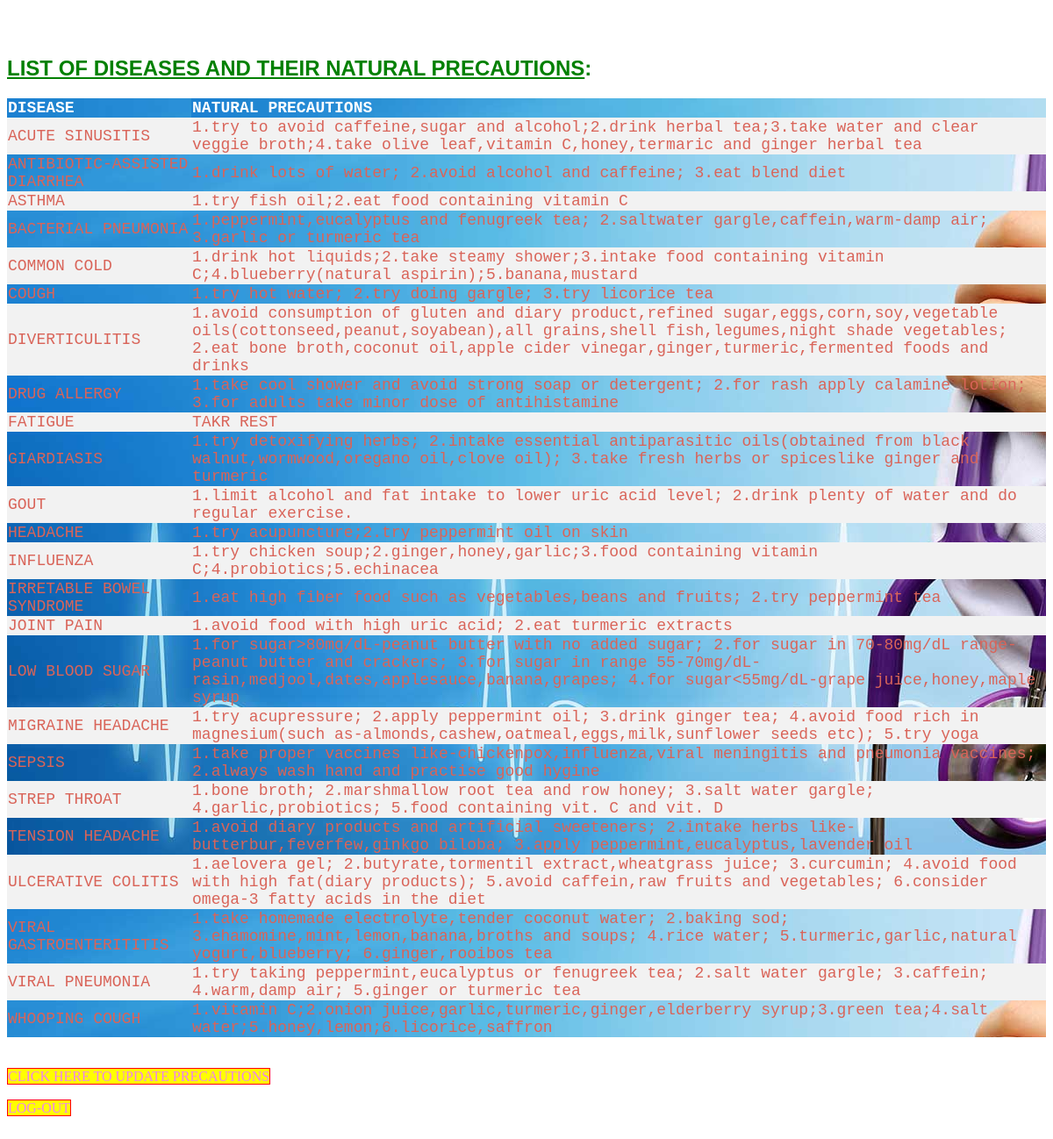
Screenshot of /precaution_details.php with the database file from the repository.
### tables this page shows
CREATE TABLE IF NOT EXISTS `precautions` (
  `sl_no` int(11) NOT NULL,
  `disease` varchar(100) NOT NULL,
  `natural_precautions` varchar(1000) NOT NULL,
  PRIMARY KEY (`sl_no`)
);

### precaution_details.php (the view, shortened to what this page needs)
<html>
<head>
</head>
<h2></br></br><u>LIST OF DISEASES AND THEIR NATURAL PRECAUTIONS</u>:</h2>
<body>
<table>
<tr>
<th>DISEASE</th>
<th>NATURAL PRECAUTIONS</th>
</tr>
<?php
$host="localhost";
$dbUsername="root";
$dbPassword="";
$dbname="disease";
$conn=new mysqli($host,$dbUsername,$dbPassword,$dbname);
$sql="Select disease,natural_precautions from precautions order by disease asc";
$result=$conn->query($sql);
if($result->num_rows > 0){
	while($row=$result->fetch_assoc()){
		echo "<tr><td>".$row["disease"]."</td><td>".$row["natural_precautions"]."</td></tr>";
	}
	echo "</table>";
}
else{
	echo "0 results found...!";
}
?>
<a href="update_precaution.php">CLICK HERE TO UPDATE PRECAUTIONS</a>
<a href="admin_logout.php">LOG-OUT</a>
</body>
</html>

### precaution_details.php (style rules this page uses)
h2 { color:green; font-family:sans-serif; text-decoration:none; }
a:link { border:1px solid red; color:violet; background-color:yellow; text-decoration:none; }
table { background-image: url(mp.jpg); border-collapse:collapse; width:100%; color:#d96459; font-family:monospace; font-size:18px; text-align:left; }
th { background-image: url(mp.jpg); background-color:#d96459; color:white; }
tr:nth-child(even) { background-color:#f2f2f2 }

### rows the page displays
precautions: disease "ACUTE SINUSITIS", natural_precautions "1.try to avoid caffeine,sugar and alcohol;2.drink herbal tea;3.take water and clear veggie broth;4.take olive leaf,vitamin C,honey,termaric and ginger herbal tea"
precautions: disease "ANTIBIOTIC-ASSISTED DIARRHEA", natural_precautions "1.drink lots of water; 2.avoid alcohol and caffeine; 3.eat blend diet"
precautions: disease "ASTHMA", natural_precautions "1.try fish oil;2.eat food containing vitamin C"
precautions: natural_precautions "1.peppermint,eucalyptus and fenugreek tea; 2.saltwater gargle,caffein,warm-damp air; 3.garlic or turmeric tea"
precautions: disease "COMMON COLD", natural_precautions "1.drink hot liquids;2.take steamy shower;3.intake food containing vitamin C;4.blueberry(natural aspirin);5.banana,mustard"
precautions: disease "COUGH", natural_precautions "1.try hot water; 2.try doing gargle; 3.try licorice tea"
precautions: disease "DIVERTICULITIS", natural_precautions "1.avoid consumption of gluten and diary product,refined sugar,eggs,corn,soy,vegetable oils(cottonseed,peanut,soyabean),all grains,shell fish,legumes,night shade vegetables; 2.eat bone broth,coconut oil,apple cider vinegar,ginger,turmeric,fermented foods and drinks"
precautions: disease "DRUG ALLERGY", natural_precautions "1.take cool shower and avoid strong soap or detergent; 2.for rash apply calamine lotion; 3.for adults take minor dose of antihistamine"
precautions: disease "FATIGUE", natural_precautions "TAKR REST"
precautions: disease "GIARDIASIS", natural_precautions "1.try detoxifying herbs; 2.intake essential antiparasitic oils(obtained from black walnut,wormwood,oregano oil,clove oil); 3.take fresh herbs or spiceslike ginger and turmeric"
precautions: disease "GOUT", natural_precautions "1.limit alcohol and fat intake to lower uric acid level; 2.drink plenty of water and do regular exercise."
precautions: disease "HEADACHE", natural_precautions "1.try acupuncture;2.try peppermint oil on skin"
precautions: disease "INFLUENZA", natural_precautions "1.try chicken soup;2.ginger,honey,garlic;3.food containing vitamin C;4.probiotics;5.echinacea"
precautions: disease "IRRETABLE BOWEL SYNDROME", natural_precautions "1.eat high fiber food such as vegetables,beans and fruits; 2.try peppermint tea"
precautions: disease "JOINT PAIN", natural_precautions "1.avoid food with high uric acid; 2.eat turmeric extracts"
precautions: disease "LOW BLOOD SUGAR", natural_precautions "1.for sugar>80mg/dL-peanut butter with no added sugar; 2.for sugar in 70-80mg/dL range-peanut butter and crackers; 3.for sugar in range 55-70mg/dL-rasin,medjool,dates,applesauce,banana,grapes; 4.for sugar<55mg/dL-grape juice,honey,maple syrup"
precautions: disease "MIGRAINE HEADACHE", natural_precautions "1.try acupressure; 2.apply peppermint oil; 3.drink ginger tea; 4.avoid food rich in magnesium(such as-almonds,cashew,oatmeal,eggs,milk,sunflower seeds etc); 5.try yoga"
precautions: disease "SEPSIS", natural_precautions "1.take proper vaccines like-chickenpox,influenza,viral meningitis and pneumonia vaccines; 2.always wash hand and practise good hygine"
precautions: disease "STREP THROAT", natural_precautions "1.bone broth; 2.marshmallow root tea and row honey; 3.salt water gargle; 4.garlic,probiotics; 5.food containing vit. C and vit. D"
precautions: disease "TENSION HEADACHE", natural_precautions "1.avoid diary products and artificial sweeteners; 2.intake herbs like-butterbur,feverfew,ginkgo biloba; 3.apply peppermint,eucalyptus,lavender oil"
precautions: disease "ULCERATIVE COLITIS", natural_precautions "1.aelovera gel; 2.butyrate,tormentil extract,wheatgrass juice; 3.curcumin; 4.avoid food with high fat(diary products); 5.avoid caffein,raw fruits and vegetables; 6.consider omega-3 fatty acids in the diet"
precautions: disease "VIRAL GASTROENTERITITIS", natural_precautions "1.take homemade electrolyte,tender coconut water; 2.baking sod; 3.ehamomine,mint,lemon,banana,broths and soups; 4.rice water; 5.turmeric,garlic,natural yogurt,blueberry; 6.ginger,rooibos tea"
precautions: disease "VIRAL PNEUMONIA", natural_precautions "1.try taking peppermint,eucalyptus or fenugreek tea; 2.salt water gargle; 3.caffein; 4.warm,damp air; 5.ginger or turmeric tea"
precautions: natural_precautions "1.vitamin C;2.onion juice,garlic,turmeric,ginger,elderberry syrup;3.green tea;4.salt water;5.honey,lemon;6.licorice,saffron"
